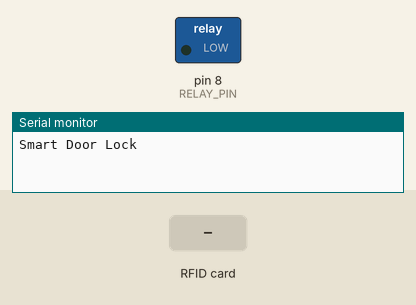
The sketch below on a simulated Arduino Uno, built with avr-gcc and run on an emulated ATmega328P. Parts: switched loads named in the sketch (green lamp = pin HIGH), the last lines printed to the serial monitor. The inputs (shaded band) are chosen by the test bench. Pins used as bus, display or sensor lines are not drawn.

Above: at 1.2 s.
1.3 s: RFID card 02 43 58 1C held to the reader
At 2.4 s:
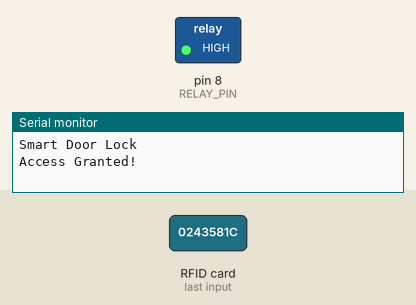
Timing chart, 0 to 7.8 s (numbered marks = the images above; inputs shaded):
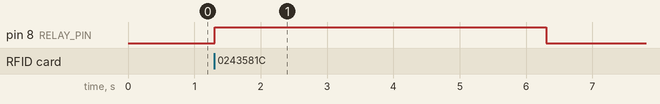

The sketch:

Automatic_door_unlock_using_RFID.ino
```cpp
#include <Wire.h>
#include <SPI.h>
#include <MFRC522.h>

#define SS_PIN 10
#define RST_PIN 9
#define RELAY_PIN 8 // Relay pin

MFRC522 mfrc522(SS_PIN, RST_PIN);   // Create MFRC522 instance

void setup() {
  Serial.begin(9600);
  SPI.begin();
  mfrc522.PCD_Init();
  pinMode(RELAY_PIN, OUTPUT);
  digitalWrite(RELAY_PIN, LOW); // Keep the relay off initially
  Serial.println("Smart Door Lock");
}

void loop() {
  if (mfrc522.PICC_IsNewCardPresent() && mfrc522.PICC_ReadCardSerial()) {
    String uid = "";
    for (byte i = 0; i < mfrc522.uid.size; i++) {
      uid += (mfrc522.uid.uidByte[i] < 0x10 ? "0" : "");
      uid += String(mfrc522.uid.uidByte[i], HEX);
    }
    uid.toUpperCase();

    // Compare UID with authorized cards
    if (uid == "0243581C") {
      Serial.println("Access Granted!");
      grantAccess(); // Turn on the relay to grant access
      delay(5000); // Keep the door unlocked for 5 seconds
      revokeAccess(); // Turn off the relay after granting access
    } else {
      Serial.println("Access Denied!");
    }
    mfrc522.PICC_HaltA();
    mfrc522.PCD_StopCrypto1();
  }
}

void grantAccess() {
  digitalWrite(RELAY_PIN, HIGH); // Turn on the relay to grant access
}

void revokeAccess() {
  digitalWrite(RELAY_PIN, LOW); // Turn off the relay to revoke access
}
```

Measured:
- after the input at 1.3 s, pin 8 (RELAY_PIN): LOW → HIGH at once, → LOW 5.0 s later
